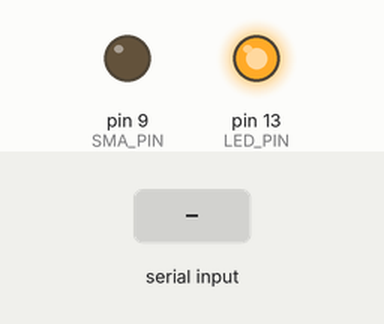
A sketch run on a simulated Arduino Uno, built with avr-gcc and run on an emulated ATmega328P. On the bench: output pins drawn as LEDs (lit = HIGH). The inputs (shaded band) are chosen by the test bench. What the sketch prints to the serial monitor is not drawn.

Above: at 1.2 s.
1.3 s: "90,45\n" received over Serial
At 6.3 s:
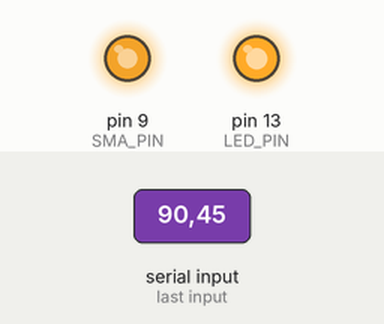
7.5 s: "30,150\n" received over Serial
13.5 s: "30,150\n" received over Serial
At 24.9 s:
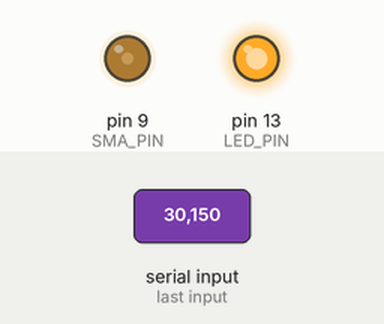
Timing chart, 0 to 31.5 s (numbered marks = the images above; inputs shaded):
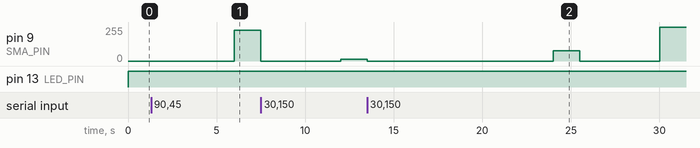

The sketch:

serial_sma.ino
```cpp
//#include <Servo.h>
//Global variables
#define SMA_PIN   9     //Pin # for SMA PWM on P2
#define LED_PIN   13    //Pin # for on-board Teensy LED
#define TIME_ON   1.5   //In Seconds (Less than 2s)
#define TIME_OFF  20    //In Seconds (At least 30s)

// グローバル変数の宣言
char input[4];  // 文字列格納用
int i = 0;      // 文字数のカウンタ
int val = 0;    // 受信した数値
int deg = 0;    // サーボの角度

//int IR_THRESHOLD = 30; // Value to get IR sensor to be triggered ... can change depending on difficulty in getting sensor to react
//int valRead = 0;

void setup() {
  // Declarations for Sensor and Actuator Pins
  pinMode(SMA_PIN,OUTPUT);
  pinMode(LED_PIN,OUTPUT); // On-Board Indicator LED

  //Initialize SMA to resting position
  analogWrite(SMA_PIN,0);

  //Intialize Serial Communication
  Serial.begin(19200);
}

// シリアル通信で受信したデータを数値に変換
int serialNumVal(){
  // データ受信した場合の処理
  if (Serial.available()) {
    input[i] = Serial.read();
     // 文字数が3以上 or 末尾文字がある場合の処理
    if (i > 2 || input[i] == '\0') {
      val = atoi(input);    // 文字列を数値に変換
      Serial.write(input); // 文字列を送信
      Serial.write("\n");
      i = 0;      // カウンタの初期化
      return val;
    }
    else {
      i++;
      return 0;
    }
  }
}

// メインループ
void loop() {
  deg = serialNumVal();
  Serial.println(deg);

  if(deg>=0||deg<=100){
    //servo1.write(deg);  // deg度まで回転
    analogWrite(SMA_PIN,map(deg, 0, 100, 0, 255)); //75% duty cycle = 191, 50% = 127, etc.
    digitalWrite(LED_PIN,HIGH);
    delay(TIME_ON*1000); // SMA ON time (ms)
    analogWrite(SMA_PIN,0);
    digitalWrite(LED_PIN, LOW);
  }
}
```

Measured:
- after the input at 1.3 s, pin 9 (SMA_PIN): 0/255 → 229/255 after 4.7 s
